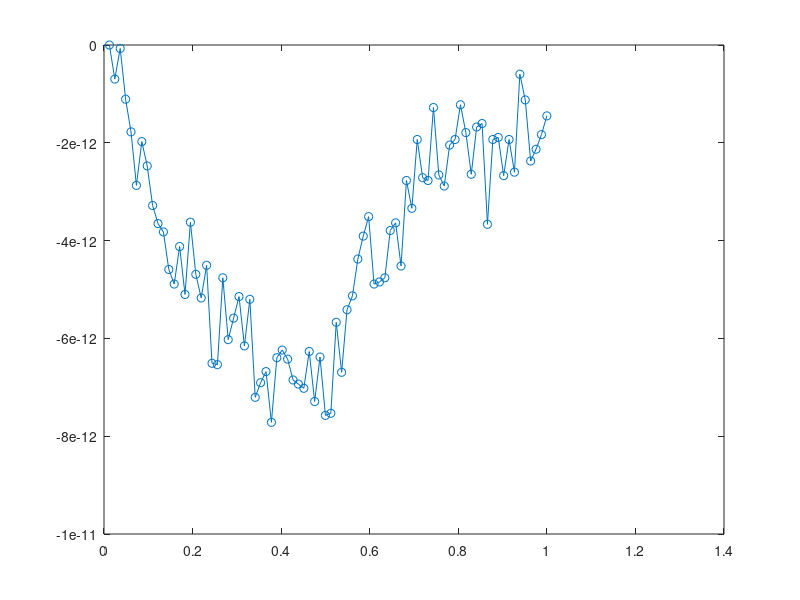

Reproduce this figure in MATLAB.
% Plot 
% N6 = load('N6.txt');
% n1_c = N6(1);
% n2_c = N6(2);
% n3_c = N6(3);
% 
% X1c = load('X1c.txt'); X1c = reshape(X1c,n1_c,n2_c,n3_c);
% X2c = load('X2c.txt'); X2c = reshape(X2c,n1_c,n2_c,n3_c);
% X3c = load('X3c.txt'); X3c = reshape(X3c,n1_c,n2_c,n3_c);
% 
% 
% uc31 = load('u3_1.txt'); uc31 = reshape(uc31,n1_c,n2_c,n3_c);
% jj = 13;
% Xci = zeros(n1_c,n3_c);
% Xcj = zeros(n1_c,n3_c);
% uc31j = zeros(n1_c,n3_c); 
% for j = 1:n3_c
%     for i = 1:n1_c
%         Xci(i,j) = X1c(i,jj,j);
%         Xcj(i,j) = X3c(i,jj,j);
% 		uc31j(i,j) = uc31(i,jj,j);
% 	end 
% end
% 
%     % find min and max of u31
%     clow1 = min(min(uc31j));
%     clow = 0.95*clow1;
%     chigh1 = max(max(uc31j));
%     chigh = 0.95*chigh1;
%     clev = linspace(clow, chigh,10); % these are the contour levels. You can change the number of levels (11)
%     figure(1), h1c=contourf(Xci,Xcj,uc31j,clev);
%     axis equal
%     xlabel('x')
%     ylabel('z')
%     title('u1,t=1')
%     colorbar

times = load('times.txt');
energy = load('energy.txt');

figure(2)
plot(times,energy-energy(1),'-o')
